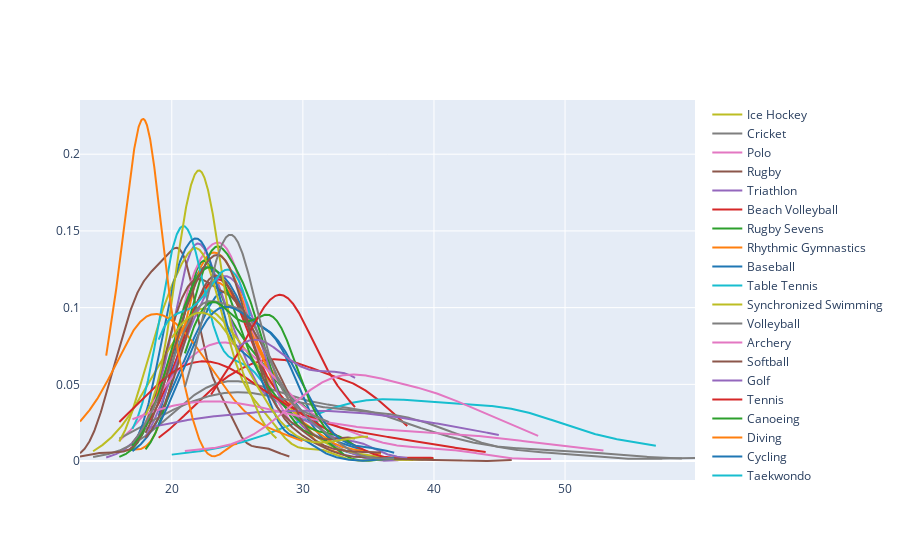

The cell this chart's notebook holds for it:
### Code cell
fig

### Figure 1 — Plotly figure (JSON) as saved in the notebook; plotly's stock layout.template omitted (floating-point values rounded to 4 significant figures; data arrays with more than 128 entries replaced by an {"elided": "..."} marker saying what was removed)
{"data": [{"legendgroup": "Basketball", "marker": {"color": "rgb(31, 119, 180)"}, "mode": "lines", "name": "Basketball", "showlegend": true, "type": "scatter", "x": {"elided": "500 float values"}, "xaxis": "x", "y": {"elided": "500 float values"}, "yaxis": "y"}, {"legendgroup": "Judo", "marker": {"color": "rgb(255, 127, 14)"}, "mode": "lines", "name": "Judo", "showlegend": true, "type": "scatter", "x": {"elided": "500 float values"}, "xaxis": "x", "y": {"elided": "500 float values"}, "yaxis": "y"}, {"legendgroup": "Football", "marker": {"color": "rgb(44, 160, 44)"}, "mode": "lines", "name": "Football", "showlegend": true, "type": "scatter", "x": {"elided": "500 float values"}, "xaxis": "x", "y": {"elided": "500 float values"}, "yaxis": "y"}, {"legendgroup": "Tug-Of-War", "marker": {"color": "rgb(214, 39, 40)"}, "mode": "lines", "name": "Tug-Of-War", "showlegend": true, "type": "scatter", "x": {"elided": "500 float values"}, "xaxis": "x", "y": {"elided": "500 float values"}, "yaxis": "y"}, {"legendgroup": "Athletics", "marker": {"color": "rgb(148, 103, 189)"}, "mode": "lines", "name": "Athletics", "showlegend": true, "type": "scatter", "x": {"elided": "500 float values"}, "xaxis": "x", "y": {"elided": "500 float values"}, "yaxis": "y"}, {"legendgroup": "Swimming", "marker": {"color": "rgb(140, 86, 75)"}, "mode": "lines", "name": "Swimming", "showlegend": true, "type": "scatter", "x": {"elided": "500 float values"}, "xaxis": "x", "y": {"elided": "500 float values"}, "yaxis": "y"}, {"legendgroup": "Badminton", "marker": {"color": "rgb(227, 119, 194)"}, "mode": "lines", "name": "Badminton", "showlegend": true, "type": "scatter", "x": {"elided": "500 float values"}, "xaxis": "x", "y": {"elided": "500 float values"}, "yaxis": "y"}, {"legendgroup": "Sailing", "marker": {"color": "rgb(127, 127, 127)"}, "mode": "lines", "name": "Sailing", "showlegend": true, "type": "scatter", "x": {"elided": "500 float values"}, "xaxis": "x", "y": {"elided": "500 float values"}, "yaxis": "y"}, {"legendgroup": "Gymnastics", "marker": {"color": "rgb(188, 189, 34)"}, "mode": "lines", "name": "Gymnastics", "showlegend": true, "type": "scatter", "x": {"elided": "500 float values"}, "xaxis": "x", "y": {"elided": "500 float values"}, "yaxis": "y"}, {"legendgroup": "Art Competitions", "marker": {"color": "rgb(23, 190, 207)"}, "mode": "lines", "name": "Art Competitions", "showlegend": true, "type": "scatter", "x": {"elided": "500 float values"}, "xaxis": "x", "y": {"elided": "500 float values"}, "yaxis": "y"}, {"legendgroup": "Handball", "marker": {"color": "rgb(31, 119, 180)"}, "mode": "lines", "name": "Handball", "showlegend": true, "type": "scatter", "x": {"elided": "500 float values"}, "xaxis": "x", "y": {"elided": "500 float values"}, "yaxis": "y"}, {"legendgroup": "Weightlifting", "marker": {"color": "rgb(255, 127, 14)"}, "mode": "lines", "name": "Weightlifting", "showlegend": true, "type": "scatter", "x": {"elided": "500 float values"}, "xaxis": "x", "y": {"elided": "500 float values"}, "yaxis": "y"}, {"legendgroup": "Wrestling", "marker": {"color": "rgb(44, 160, 44)"}, "mode": "lines", "name": "Wrestling", "showlegend": true, "type": "scatter", "x": {"elided": "500 float values"}, "xaxis": "x", "y": {"elided": "500 float values"}, "yaxis": "y"}, {"legendgroup": "Water Polo", "marker": {"color": "rgb(214, 39, 40)"}, "mode": "lines", "name": "Water Polo", "showlegend": true, "type": "scatter", "x": {"elided": "500 float values"}, "xaxis": "x", "y": {"elided": "500 float values"}, "yaxis": "y"}, {"legendgroup": "Hockey", "marker": {"color": "rgb(148, 103, 189)"}, "mode": "lines", "name": "Hockey", "showlegend": true, "type": "scatter", "x": {"elided": "500 float values"}, "xaxis": "x", "y": {"elided": "500 float values"}, "yaxis": "y"}, {"legendgroup": "Rowing", "marker": {"color": "rgb(140, 86, 75)"}, "mode": "lines", "name": "Rowing", "showlegend": true, "type": "scatter", "x": {"elided": "500 float values"}, "xaxis": "x", "y": {"elided": "500 float values"}, "yaxis": "y"}, {"legendgroup": "Fencing", "marker": {"color": "rgb(227, 119, 194)"}, "mode": "lines", "name": "Fencing", "showlegend": true, "type": "scatter", "x": {"elided": "500 float values"}, "xaxis": "x", "y": {"elided": "500 float values"}, "yaxis": "y"}, {"legendgroup": "Shooting", "marker": {"color": "rgb(127, 127, 127)"}, "mode": "lines", "name": "Shooting", "showlegend": true, "type": "scatter", "x": {"elided": "500 float values"}, "xaxis": "x", "y": {"elided": "500 float values"}, "yaxis": "y"}, {"legendgroup": "Boxing", "marker": {"color": "rgb(188, 189, 34)"}, "mode": "lines", "name": "Boxing", "showlegend": true, "type": "scatter", "x": {"elided": "500 float values"}, "xaxis": "x", "y": {"elided": "500 float values"}, "yaxis": "y"}, {"legendgroup": "Taekwondo", "marker": {"color": "rgb(23, 190, 207)"}, "mode": "lines", "name": "Taekwondo", "showlegend": true, "type": "scatter", "x": {"elided": "500 float values"}, "xaxis": "x", "y": {"elided": "500 float values"}, "yaxis": "y"}, {"legendgroup": "Cycling", "marker": {"color": "rgb(31, 119, 180)"}, "mode": "lines", "name": "Cycling", "showlegend": true, "type": "scatter", "x": {"elided": "500 float values"}, "xaxis": "x", "y": {"elided": "500 float values"}, "yaxis": "y"}, {"legendgroup": "Diving", "marker": {"color": "rgb(255, 127, 14)"}, "mode": "lines", "name": "Diving", "showlegend": true, "type": "scatter", "x": {"elided": "500 float values"}, "xaxis": "x", "y": {"elided": "500 float values"}, "yaxis": "y"}, {"legendgroup": "Canoeing", "marker": {"color": "rgb(44, 160, 44)"}, "mode": "lines", "name": "Canoeing", "showlegend": true, "type": "scatter", "x": {"elided": "500 float values"}, "xaxis": "x", "y": {"elided": "500 float values"}, "yaxis": "y"}, {"legendgroup": "Tennis", "marker": {"color": "rgb(214, 39, 40)"}, "mode": "lines", "name": "Tennis", "showlegend": true, "type": "scatter", "x": {"elided": "500 float values"}, "xaxis": "x", "y": {"elided": "500 float values"}, "yaxis": "y"}, {"legendgroup": "Golf", "marker": {"color": "rgb(148, 103, 189)"}, "mode": "lines", "name": "Golf", "showlegend": true, "type": "scatter", "x": {"elided": "500 float values"}, "xaxis": "x", "y": {"elided": "500 float values"}, "yaxis": "y"}, {"legendgroup": "Softball", "marker": {"color": "rgb(140, 86, 75)"}, "mode": "lines", "name": "Softball", "showlegend": true, "type": "scatter", "x": {"elided": "500 float values"}, "xaxis": "x", "y": {"elided": "500 float values"}, "yaxis": "y"}, {"legendgroup": "Archery", "marker": {"color": "rgb(227, 119, 194)"}, "mode": "lines", "name": "Archery", "showlegend": true, "type": "scatter", "x": {"elided": "500 float values"}, "xaxis": "x", "y": {"elided": "500 float values"}, "yaxis": "y"}, {"legendgroup": "Volleyball", "marker": {"color": "rgb(127, 127, 127)"}, "mode": "lines", "name": "Volleyball", "showlegend": true, "type": "scatter", "x": {"elided": "500 float values"}, "xaxis": "x", "y": {"elided": "500 float values"}, "yaxis": "y"}, {"legendgroup": "Synchronized Swimming", "marker": {"color": "rgb(188, 189, 34)"}, "mode": "lines", "name": "Synchronized Swimming", "showlegend": true, "type": "scatter", "x": {"elided": "500 float values"}, "xaxis": "x", "y": {"elided": "500 float values"}, "yaxis": "y"}, {"legendgroup": "Table Tennis", "marker": {"color": "rgb(23, 190, 207)"}, "mode": "lines", "name": "Table Tennis", "showlegend": true, "type": "scatter", "x": {"elided": "500 float values"}, "xaxis": "x", "y": {"elided": "500 float values"}, "yaxis": "y"}, {"legendgroup": "Baseball", "marker": {"color": "rgb(31, 119, 180)"}, "mode": "lines", "name": "Baseball", "showlegend": true, "type": "scatter", "x": {"elided": "500 float values"}, "xaxis": "x", "y": {"elided": "500 float values"}, "yaxis": "y"}, {"legendgroup": "Rhythmic Gymnastics", "marker": {"color": "rgb(255, 127, 14)"}, "mode": "lines", "name": "Rhythmic Gymnastics", "showlegend": true, "type": "scatter", "x": {"elided": "500 float values"}, "xaxis": "x", "y": {"elided": "500 float values"}, "yaxis": "y"}, {"legendgroup": "Rugby Sevens", "marker": {"color": "rgb(44, 160, 44)"}, "mode": "lines", "name": "Rugby Sevens", "showlegend": true, "type": "scatter", "x": {"elided": "500 float values"}, "xaxis": "x", "y": {"elided": "500 float values"}, "yaxis": "y"}, {"legendgroup": "Beach Volleyball", "marker": {"color": "rgb(214, 39, 40)"}, "mode": "lines", "name": "Beach Volleyball", "showlegend": true, "type": "scatter", "x": {"elided": "500 float values"}, "xaxis": "x", "y": {"elided": "500 float values"}, "yaxis": "y"}, {"legendgroup": "Triathlon", "marker": {"color": "rgb(148, 103, 189)"}, "mode": "lines", "name": "Triathlon", "showlegend": true, "type": "scatter", "x": {"elided": "500 float values"}, "xaxis": "x", "y": {"elided": "500 float values"}, "yaxis": "y"}, {"legendgroup": "Rugby", "marker": {"color": "rgb(140, 86, 75)"}, "mode": "lines", "name": "Rugby", "showlegend": true, "type": "scatter", "x": {"elided": "500 float values"}, "xaxis": "x", "y": {"elided": "500 float values"}, "yaxis": "y"}, {"legendgroup": "Polo", "marker": {"color": "rgb(227, 119, 194)"}, "mode": "lines", "name": "Polo", "showlegend": true, "type": "scatter", "x": {"elided": "500 float values"}, "xaxis": "x", "y": {"elided": "500 float values"}, "yaxis": "y"}, {"legendgroup": "Cricket", "marker": {"color": "rgb(127, 127, 127)"}, "mode": "lines", "name": "Cricket", "showlegend": true, "type": "scatter", "x": {"elided": "500 float values"}, "xaxis": "x", "y": {"elided": "500 float values"}, "yaxis": "y"}, {"legendgroup": "Ice Hockey", "marker": {"color": "rgb(188, 189, 34)"}, "mode": "lines", "name": "Ice Hockey", "showlegend": true, "type": "scatter", "x": {"elided": "500 float values"}, "xaxis": "x", "y": {"elided": "500 float values"}, "yaxis": "y"}], "layout": {"autosize": true, "barmode": "overlay", "hovermode": "closest", "legend": {"traceorder": "reversed"}, "xaxis": {"anchor": "y2", "autorange": true, "domain": [0, 1], "range": [13, 59.91], "type": "linear", "zeroline": false}, "yaxis": {"anchor": "free", "autorange": true, "domain": [0, 1], "position": 0, "range": [-0.01232, 0.2353], "type": "linear"}}}
